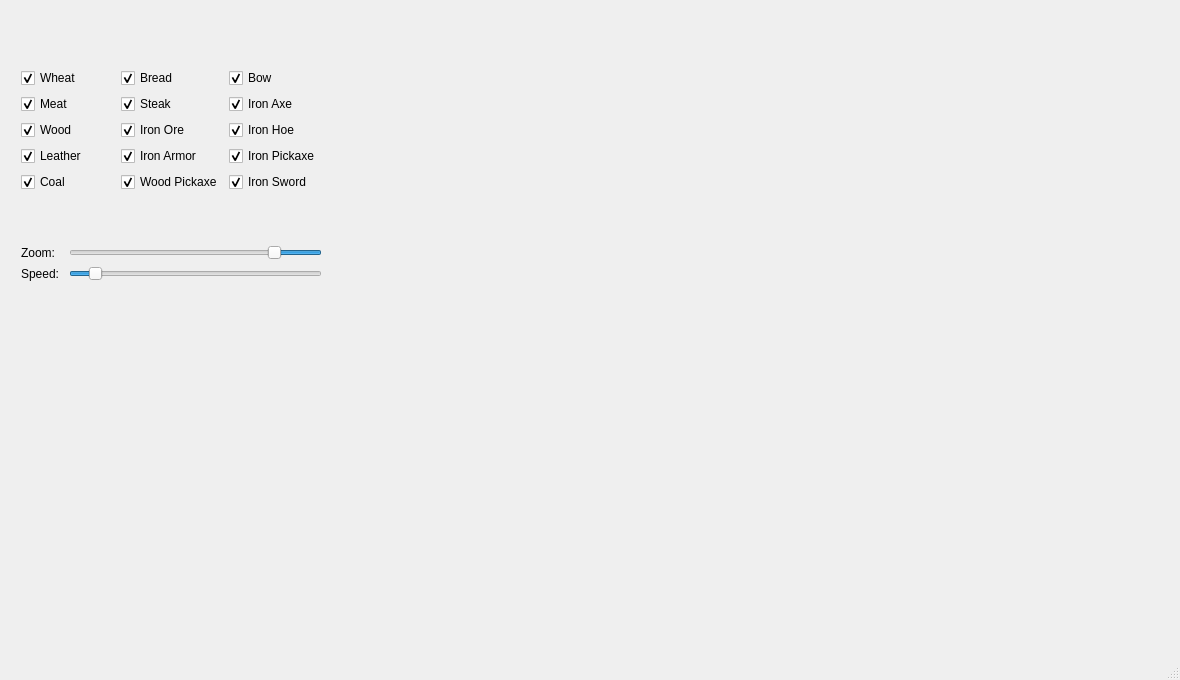
<?xml version="1.0" encoding="UTF-8"?>
<ui version="4.0">
 <class>EconomicEngineDebugGUIClass</class>
 <widget class="QMainWindow" name="EconomicEngineDebugGUIClass">
  <property name="geometry">
   <rect>
    <x>0</x>
    <y>0</y>
    <width>1180</width>
    <height>680</height>
   </rect>
  </property>
  <property name="minimumSize">
   <size>
    <width>1180</width>
    <height>680</height>
   </size>
  </property>
  <property name="maximumSize">
   <size>
    <width>1180</width>
    <height>680</height>
   </size>
  </property>
  <property name="windowTitle">
   <string>EconomicEngineDebugGUI</string>
  </property>
  <property name="autoFillBackground">
   <bool>false</bool>
  </property>
  <property name="animated">
   <bool>true</bool>
  </property>
  <widget class="QWidget" name="centralWidget">
   <widget class="QWidget" name="horizontalLayoutWidget_3">
    <property name="geometry">
     <rect>
      <x>10</x>
      <y>10</y>
      <width>1159</width>
      <height>341</height>
     </rect>
    </property>
    <layout class="QHBoxLayout" name="layGraph">
     <item>
      <layout class="QVBoxLayout" name="layGraphParam">
       <item>
        <layout class="QHBoxLayout" name="layGraphChBx">
         <item>
          <layout class="QVBoxLayout" name="LayOne">
           <item>
            <widget class="GraphManager" name="chBxGraphWheat">
             <property name="cursor">
              <cursorShape>PointingHandCursor</cursorShape>
             </property>
             <property name="text">
              <string>Wheat</string>
             </property>
             <property name="checked">
              <bool>true</bool>
             </property>
             <property name="graphIndex" stdset="0">
              <number>0</number>
             </property>
            </widget>
           </item>
           <item>
            <widget class="GraphManager" name="chBxGraphMeat">
             <property name="cursor">
              <cursorShape>PointingHandCursor</cursorShape>
             </property>
             <property name="text">
              <string>Meat</string>
             </property>
             <property name="checked">
              <bool>true</bool>
             </property>
            </widget>
           </item>
           <item>
            <widget class="GraphManager" name="chBxGraphWood">
             <property name="cursor">
              <cursorShape>PointingHandCursor</cursorShape>
             </property>
             <property name="text">
              <string>Wood</string>
             </property>
             <property name="checked">
              <bool>true</bool>
             </property>
            </widget>
           </item>
           <item>
            <widget class="GraphManager" name="chBxGraphLeather">
             <property name="cursor">
              <cursorShape>PointingHandCursor</cursorShape>
             </property>
             <property name="text">
              <string>Leather</string>
             </property>
             <property name="checked">
              <bool>true</bool>
             </property>
            </widget>
           </item>
           <item>
            <widget class="GraphManager" name="chBxGraphCoal">
             <property name="cursor">
              <cursorShape>PointingHandCursor</cursorShape>
             </property>
             <property name="text">
              <string>Coal</string>
             </property>
             <property name="checked">
              <bool>true</bool>
             </property>
            </widget>
           </item>
          </layout>
         </item>
         <item>
          <layout class="QVBoxLayout" name="LayTwo">
           <item>
            <widget class="GraphManager" name="chBxGraphBread">
             <property name="cursor">
              <cursorShape>PointingHandCursor</cursorShape>
             </property>
             <property name="text">
              <string>Bread</string>
             </property>
             <property name="checked">
              <bool>true</bool>
             </property>
            </widget>
           </item>
           <item>
            <widget class="GraphManager" name="chBxGraphSteak">
             <property name="cursor">
              <cursorShape>PointingHandCursor</cursorShape>
             </property>
             <property name="text">
              <string>Steak</string>
             </property>
             <property name="checked">
              <bool>true</bool>
             </property>
            </widget>
           </item>
           <item>
            <widget class="GraphManager" name="chBxGraphIronOre">
             <property name="cursor">
              <cursorShape>PointingHandCursor</cursorShape>
             </property>
             <property name="text">
              <string>Iron Ore</string>
             </property>
             <property name="checked">
              <bool>true</bool>
             </property>
            </widget>
           </item>
           <item>
            <widget class="GraphManager" name="chBxGraphIronArmor">
             <property name="cursor">
              <cursorShape>PointingHandCursor</cursorShape>
             </property>
             <property name="text">
              <string>Iron Armor</string>
             </property>
             <property name="checked">
              <bool>true</bool>
             </property>
            </widget>
           </item>
           <item>
            <widget class="GraphManager" name="chBxGraphWoodPickaxe">
             <property name="cursor">
              <cursorShape>PointingHandCursor</cursorShape>
             </property>
             <property name="text">
              <string>Wood Pickaxe</string>
             </property>
             <property name="checked">
              <bool>true</bool>
             </property>
            </widget>
           </item>
          </layout>
         </item>
         <item>
          <layout class="QVBoxLayout" name="LayThree">
           <item>
            <widget class="GraphManager" name="chBxGraphBow">
             <property name="cursor">
              <cursorShape>PointingHandCursor</cursorShape>
             </property>
             <property name="text">
              <string>Bow</string>
             </property>
             <property name="checked">
              <bool>true</bool>
             </property>
            </widget>
           </item>
           <item>
            <widget class="GraphManager" name="chBxGraphIronAxe">
             <property name="cursor">
              <cursorShape>PointingHandCursor</cursorShape>
             </property>
             <property name="text">
              <string>Iron Axe</string>
             </property>
             <property name="checked">
              <bool>true</bool>
             </property>
            </widget>
           </item>
           <item>
            <widget class="GraphManager" name="chBxGraphIronHoe">
             <property name="cursor">
              <cursorShape>PointingHandCursor</cursorShape>
             </property>
             <property name="text">
              <string>Iron Hoe</string>
             </property>
             <property name="checked">
              <bool>true</bool>
             </property>
            </widget>
           </item>
           <item>
            <widget class="GraphManager" name="chBxGraphIronPickaxe">
             <property name="cursor">
              <cursorShape>PointingHandCursor</cursorShape>
             </property>
             <property name="text">
              <string>Iron Pickaxe</string>
             </property>
             <property name="checked">
              <bool>true</bool>
             </property>
            </widget>
           </item>
           <item>
            <widget class="GraphManager" name="chBxGraphIronSword">
             <property name="cursor">
              <cursorShape>PointingHandCursor</cursorShape>
             </property>
             <property name="text">
              <string>Iron Sword</string>
             </property>
             <property name="checked">
              <bool>true</bool>
             </property>
            </widget>
           </item>
          </layout>
         </item>
        </layout>
       </item>
       <item>
        <layout class="QGridLayout" name="LaySliders">
         <item row="1" column="0">
          <widget class="QLabel" name="labSpeed">
           <property name="text">
            <string>Speed: </string>
           </property>
          </widget>
         </item>
         <item row="0" column="0">
          <widget class="QLabel" name="labZomXAxis">
           <property name="text">
            <string>Zoom: </string>
           </property>
          </widget>
         </item>
         <item row="0" column="1">
          <widget class="QSlider" name="horSlidZoomXAxis">
           <property name="cursor">
            <cursorShape>PointingHandCursor</cursorShape>
           </property>
           <property name="minimum">
            <number>4</number>
           </property>
           <property name="maximum">
            <number>100</number>
           </property>
           <property name="singleStep">
            <number>1</number>
           </property>
           <property name="value">
            <number>20</number>
           </property>
           <property name="orientation">
            <enum>Qt::Horizontal</enum>
           </property>
           <property name="invertedAppearance">
            <bool>true</bool>
           </property>
           <property name="invertedControls">
            <bool>true</bool>
           </property>
          </widget>
         </item>
         <item row="1" column="1">
          <widget class="QSlider" name="horSlidSpeed">
           <property name="cursor">
            <cursorShape>PointingHandCursor</cursorShape>
           </property>
           <property name="minimum">
            <number>1</number>
           </property>
           <property name="maximum">
            <number>50</number>
           </property>
           <property name="value">
            <number>5</number>
           </property>
           <property name="orientation">
            <enum>Qt::Horizontal</enum>
           </property>
           <property name="invertedAppearance">
            <bool>false</bool>
           </property>
           <property name="invertedControls">
            <bool>false</bool>
           </property>
          </widget>
         </item>
        </layout>
       </item>
       <item>
        <spacer name="verticalSpacer">
         <property name="orientation">
          <enum>Qt::Vertical</enum>
         </property>
         <property name="sizeType">
          <enum>QSizePolicy::Minimum</enum>
         </property>
         <property name="sizeHint" stdset="0">
          <size>
           <width>10</width>
           <height>10</height>
          </size>
         </property>
        </spacer>
       </item>
      </layout>
     </item>
     <item>
      <widget class="QCustomPlot" name="customPlot" native="true">
       <property name="minimumSize">
        <size>
         <width>830</width>
         <height>300</height>
        </size>
       </property>
       <property name="maximumSize">
        <size>
         <width>830</width>
         <height>300</height>
        </size>
       </property>
      </widget>
     </item>
    </layout>
   </widget>
  </widget>
  <widget class="QStatusBar" name="statusBar">
   <property name="enabled">
    <bool>true</bool>
   </property>
  </widget>
 </widget>
 <layoutdefault spacing="6" margin="11"/>
 <customwidgets>
  <customwidget>
   <class>QCustomPlot</class>
   <extends>QWidget</extends>
   <header>qcustomplot.h</header>
   <container>1</container>
  </customwidget>
  <customwidget>
   <class>GraphManager</class>
   <extends>QCheckBox</extends>
   <header location="global">GraphManager.h</header>
  </customwidget>
 </customwidgets>
 <resources>
  <include location="EconomicEngineDebugGUI.qrc"/>
 </resources>
 <connections/>
 <slots>
  <slot>on_btn_add_clicked()</slot>
 </slots>
</ui>
